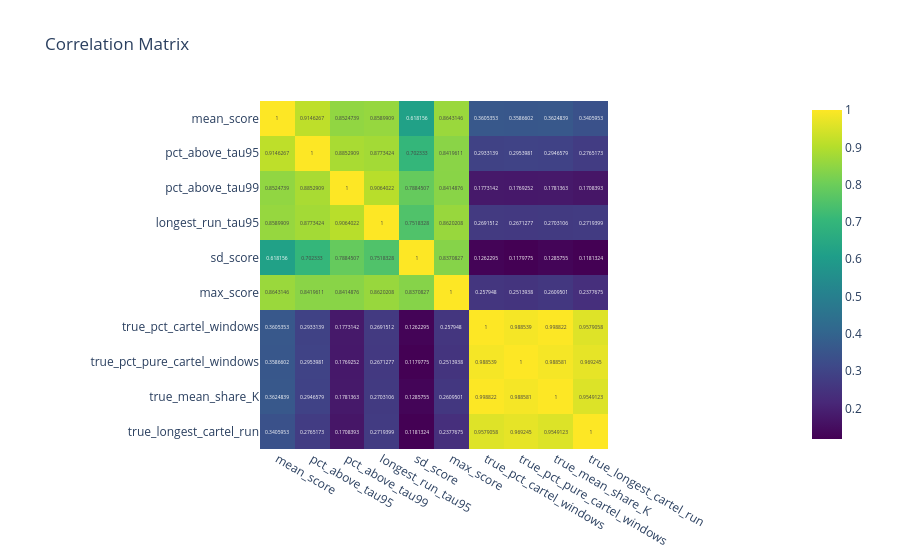

Source (notebook cell):
### Code cell
cols = [
    "mean_score",
    "pct_above_tau95",
    "pct_above_tau99",
    "longest_run_tau95",
    "sd_score",
    "max_score",
    "true_pct_cartel_windows",
    "true_pct_pure_cartel_windows",
    "true_mean_share_K",
    "true_longest_cartel_run",
]

cor = df[cols].corr()

fig = px.imshow(
    cor,
    text_auto=True,           
    color_continuous_scale='Viridis', 
    title='Correlation Matrix'
)

fig.show()

### Figure 1 — Plotly figure (JSON) as saved in the notebook; plotly's stock layout.template omitted (floating-point values rounded to 4 significant figures)
{"data": [{"coloraxis": "coloraxis", "hovertemplate": "x: %{x}<br>y: %{y}<br>color: %{z}<extra></extra>", "name": "0", "texttemplate": "%{z}", "type": "heatmap", "x": ["mean_score", "pct_above_tau95", "pct_above_tau99", "longest_run_tau95", "sd_score", "max_score", "true_pct_cartel_windows", "true_pct_pure_cartel_windows", "true_mean_share_K", "true_longest_cartel_run"], "xaxis": "x", "y": ["mean_score", "pct_above_tau95", "pct_above_tau99", "longest_run_tau95", "sd_score", "max_score", "true_pct_cartel_windows", "true_pct_pure_cartel_windows", "true_mean_share_K", "true_longest_cartel_run"], "yaxis": "y", "z": [[1.0, 0.9146, 0.8525, 0.859, 0.6182, 0.8643, 0.3605, 0.3587, 0.3625, 0.3406], [0.9146, 1.0, 0.8853, 0.8773, 0.7023, 0.842, 0.2933, 0.2954, 0.2947, 0.2765], [0.8525, 0.8853, 1.0, 0.9064, 0.7885, 0.8415, 0.1773, 0.1769, 0.1781, 0.1708], [0.859, 0.8773, 0.9064, 1.0, 0.7518, 0.862, 0.2692, 0.2671, 0.2703, 0.2719], [0.6182, 0.7023, 0.7885, 0.7518, 1.0, 0.8371, 0.1262, 0.118, 0.1286, 0.1181], [0.8643, 0.842, 0.8415, 0.862, 0.8371, 1.0, 0.2579, 0.2514, 0.261, 0.2378], [0.3605, 0.2933, 0.1773, 0.2692, 0.1262, 0.2579, 1.0, 0.9885, 0.9988, 0.9579], [0.3587, 0.2954, 0.1769, 0.2671, 0.118, 0.2514, 0.9885, 1.0, 0.9886, 0.9692], [0.3625, 0.2947, 0.1781, 0.2703, 0.1286, 0.261, 0.9988, 0.9886, 1.0, 0.9549], [0.3406, 0.2765, 0.1708, 0.2719, 0.1181, 0.2378, 0.9579, 0.9692, 0.9549, 1.0]]}], "layout": {"coloraxis": {"colorscale": [[0, "#440154"], [0.1111, "#482878"], [0.2222, "#3e4989"], [0.3333, "#31688e"], [0.4444, "#26828e"], [0.5556, "#1f9e89"], [0.6667, "#35b779"], [0.7778, "#6ece58"], [0.8889, "#b5de2b"], [1, "#fde725"]]}, "title": {"text": "Correlation Matrix"}, "xaxis": {"anchor": "y", "constrain": "domain", "domain": [0, 1], "scaleanchor": "y"}, "yaxis": {"anchor": "x", "autorange": "reversed", "constrain": "domain", "domain": [0, 1]}}}
